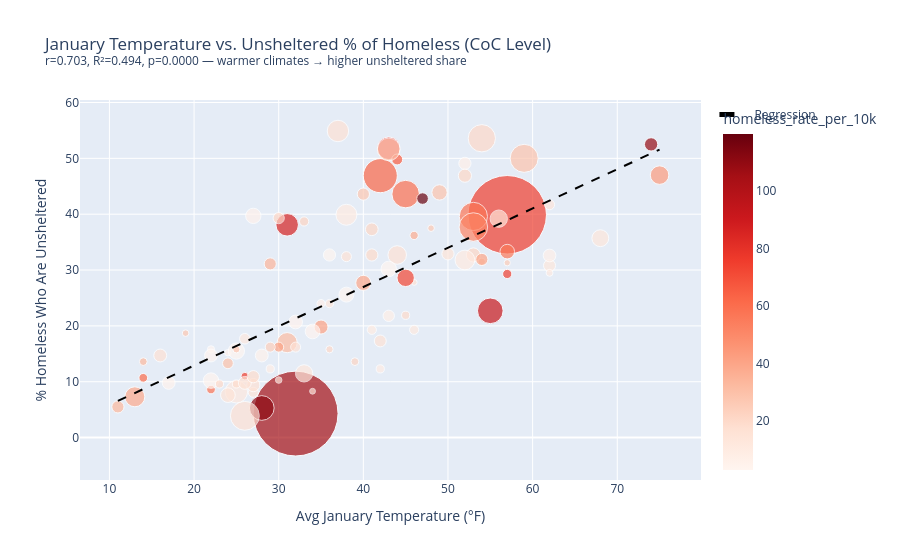

Source (notebook cell):
### Code cell
slope, intercept, r, p, se = stats.linregress(df['jan_temp_f'], df['unsheltered_pct'])
r2 = r ** 2
print(f'Jan temp vs unsheltered %: r={r:.3f}, R²={r2:.3f}, p={p:.4f}')

x_range = [df['jan_temp_f'].min(), df['jan_temp_f'].max()]
y_range = [slope * x + intercept for x in x_range]

fig = px.scatter(
    df, x='jan_temp_f', y='unsheltered_pct',
    size='total_homeless',
    color='homeless_rate_per_10k', color_continuous_scale='Reds',
    hover_name='coc_name',
    hover_data={'state_postal': True, 'jan_temp_f': ':.0f', 'unsheltered_pct': ':.1f', 'total_homeless': ':,', 'homeless_rate_per_10k': ':.1f'},
    title=f'January Temperature vs. Unsheltered % of Homeless (CoC Level)<br><sup>r={r:.3f}, R²={r2:.3f}, p={p:.4f} — warmer climates → higher unsheltered share</sup>',
    labels={'jan_temp_f': 'Avg January Temperature (°F)', 'unsheltered_pct': '% Homeless Who Are Unsheltered'},
    size_max=60,
)
fig.add_trace(go.Scatter(x=x_range, y=y_range, mode='lines', name='Regression', line=dict(color='black', dash='dash')))
fig.show()

### Figure 1 — Plotly figure (JSON) as saved in the notebook; plotly's stock layout.template omitted (floating-point values rounded to 4 significant figures; data arrays with more than 128 entries replaced by an {"elided": "..."} marker saying what was removed)
{"data": [{"customdata": {"elided": "101x3 mixed values"}, "hovertemplate": "<b>%{hovertext}</b><br><br>Avg January Temperature (°F)=%{x:.0f}<br>% Homeless Who Are Unsheltered=%{y:.1f}<br>total_homeless=%{customdata[1]:,}<br>state_postal=%{customdata[0]}<br>homeless_rate_per_10k=%{marker.color:.1f}<extra></extra>", "hovertext": ["Los Angeles City & County CoC", "San Diego City & County CoC", "Sacramento City & County CoC", "Oakland, Berkeley/Alameda County CoC", "San Francisco CoC", "Fresno City & County CoC", "Pasadena CoC", "Humboldt County CoC", "Contra Costa County CoC", "Yolo County CoC", "Long Beach CoC", "Glendale CoC", "San Jose/Santa Clara City & County CoC", "Riverside City & County CoC", "New York City CoC", "Syracuse, Auburn/Onondaga, Oswego Counties CoC", "Nassau, Suffolk Counties CoC", "Rockland County CoC", "Schenectady City & County CoC", "Seattle/King County CoC", "Washington Balance of State CoC", "Spokane City & County CoC", "Tacoma/Lakewood/Pierce County CoC", "Portland/Multnomah County CoC", "Oregon Balance of State CoC", "Medford/Ashland/Jackson County CoC", "Houston/Harris County CoC", "Dallas City & County CoC", "Fort Worth/Arlington/Tarrant County CoC", "Austin/Travis County CoC", "Waco/McLennan County CoC", "Sarasota/Bradenton/Manatee, Sarasota Counties CoC", "Tampa/Hillsborough County CoC", "Orlando/Orange, Osceola, Seminole Counties CoC", "Pasco County CoC", "Miami/Dade County CoC", "Metropolitan Denver CoC", "Colorado Balance of State CoC", "Colorado Springs/El Paso County CoC", "Boston CoC", "Massachusetts Balance of State CoC", "Lynn CoC", "Phoenix/Mesa/Maricopa County CoC", "Arizona Balance of State CoC", "Tucson/Pima County CoC", "Chicago CoC", "Illinois Balance of State CoC", "DuPage County CoC", "Minneapolis/Hennepin County CoC", "Saint Paul/Ramsey County CoC", "Rochester/Southeast Minnesota CoC", "Philadelphia CoC", "Pittsburgh/Allegheny County CoC", "Pennsylvania Balance of State CoC", "Atlanta CoC", "Georgia Balance of State CoC", "Las Vegas/Clark County CoC", "Reno/Sparks/Washoe County CoC", "Detroit CoC", "Dearborn/Dearborn Heights/Westland/Wayne County CoC", "Flint/Genesee County CoC", "Cincinnati/Hamilton County CoC", "Toledo/Lucas County CoC", "Columbus/Franklin County CoC", "Youngstown/Mahoning County CoC", "Cleveland/Cuyahoga County CoC", "Baltimore CoC", "Maryland Balance of State CoC", "Roanoke City & County/Salem CoC", "Newport News/Hampton/Virginia Beach CoC", "Arlington County CoC", "Virginia Balance of State CoC", "Raleigh/Wake County CoC", "Charlotte/Mecklenburg County CoC", "Durham County CoC", "North Carolina Balance of State CoC", "Hawaii Balance of State CoC", "Honolulu CoC", "Indianapolis CoC", "Indiana Balance of State CoC", "Nashville/Davidson County CoC", "Memphis/Shelby County CoC", "Tennessee Balance of State CoC", "St. Louis City CoC", "St. Louis County CoC", "Kansas City CoC", "Lafayette/Acadiana CoC", "New Orleans/Jefferson Parish CoC", "Monroe/Northeast Louisiana CoC", "Wisconsin Balance of State CoC", "Racine City & County CoC", "Albuquerque CoC", "New Mexico Balance of State CoC", "Oklahoma City CoC", "Tulsa City & County CoC", "Louisville/Jefferson County CoC", "Kentucky Balance of State CoC", "Columbia/Midlands CoC", "Greenville/Anderson/Spartanburg CoC", "Maine Balance of State CoC", "Bangor/Penobscot County CoC"], "legendgroup": "", "marker": {"color": [75.21, 28.83, 59.17, 57.94, 91.94, 28.55, 74.84, 119.9, 20.96, 37.61, 55.7, 24.73, 51.51, 15.04, 105.6, 29.6, 12.9, 15.43, 57.88, 62.52, 9.84, 34.26, 21.37, 77.47, 16.41, 65.72, 10.02, 16.11, 7.49, 14.26, 16.49, 13.46, 12.21, 7.03, 10.39, 12.78, 86.62, 5.61, 21.06, 111.0, 16.1, 75.5, 20.36, 6.38, 20.5, 11.92, 3.95, 5.5, 38.17, 33.47, 32.93, 31.58, 11.31, 3.18, 72.22, 3.06, 27.63, 21.93, 15.14, 3.64, 19.96, 14.86, 18.85, 16.12, 27.62, 16.08, 41.18, 4.15, 20.24, 9.08, 17.26, 3.5, 9.16, 15.54, 22.21, 3.32, 108.9, 43.22, 19.01, 3.47, 39.28, 19.73, 3.34, 40.92, 8.09, 24.29, 26.41, 39.75, 26.7, 4.41, 27.06, 27.06, 6.19, 15.51, 12.85, 15.94, 5.44, 19.51, 11.0, 16.7, 60.62], "coloraxis": "coloraxis", "size": [75312, 9626, 9278, 9747, 8035, 2894, 1038, 1634, 2444, 837, 2600, 486, 9974, 3673, 88025, 1423, 3655, 522, 912, 14190, 5384, 1791, 1968, 6297, 5624, 1463, 4741, 4210, 1578, 1840, 432, 1258, 1782, 1980, 584, 3472, 6198, 2874, 1538, 7498, 10234, 712, 9129, 1834, 2134, 6139, 2934, 512, 4892, 1834, 734, 4978, 1378, 3234, 3689, 2912, 6263, 1034, 2634, 634, 812, 1234, 812, 2134, 634, 2034, 2412, 2312, 634, 812, 412, 2634, 1034, 1734, 734, 2734, 2178, 4212, 1834, 2034, 2812, 1834, 1834, 1234, 812, 1234, 634, 1812, 534, 2034, 534, 1834, 834, 1234, 834, 1234, 2034, 812, 1034, 2034, 934], "sizemode": "area", "sizeref": 24.45, "symbol": "circle"}, "mode": "markers", "name": "", "orientation": "v", "showlegend": false, "type": "scatter", "x": [57, 59, 45, 53, 55, 49, 57, 47, 53, 46, 57, 57, 53, 56, 32, 24, 33, 30, 22, 42, 38, 29, 41, 43, 37, 44, 52, 44, 43, 50, 46, 62, 62, 62, 62, 68, 31, 27, 30, 28, 26, 26, 54, 52, 52, 25, 22, 24, 13, 11, 14, 31, 26, 25, 45, 43, 43, 33, 24, 22, 23, 27, 25, 27, 25, 26, 35, 32, 36, 42, 34, 34, 41, 42, 39, 38, 74, 75, 27, 22, 40, 41, 36, 30, 29, 29, 54, 54, 48, 17, 19, 40, 35, 38, 36, 32, 28, 45, 46, 16, 14], "xaxis": "x", "y": [39.9, 50.0, 43.6, 39.6, 22.7, 43.9, 29.3, 42.8, 32.7, 36.2, 33.3, 31.3, 37.7, 39.2, 4.3, 13.3, 11.5, 10.3, 8.6, 46.9, 39.9, 31.1, 37.3, 51.8, 54.9, 49.8, 31.8, 32.7, 21.8, 32.9, 27.8, 41.7, 30.8, 32.6, 29.5, 35.7, 38.1, 39.7, 39.3, 5.3, 3.9, 11.0, 53.6, 49.1, 46.9, 8.2, 10.2, 15.2, 7.3, 5.5, 13.6, 17.0, 17.7, 15.5, 28.6, 30.2, 51.6, 38.7, 7.6, 15.8, 9.6, 8.1, 9.6, 9.4, 15.8, 9.8, 19.8, 20.7, 15.8, 12.3, 8.3, 19.0, 19.3, 17.3, 13.6, 25.6, 52.5, 47.0, 10.9, 14.7, 27.7, 32.7, 32.7, 16.2, 12.3, 16.2, 31.5, 31.9, 37.5, 9.8, 18.7, 43.6, 24.0, 32.4, 24.0, 16.2, 14.7, 21.9, 19.3, 14.7, 10.7], "yaxis": "y"}, {"line": {"color": "black", "dash": "dash"}, "mode": "lines", "name": "Regression", "type": "scatter", "x": [11, 75], "y": [6.575, 51.57]}], "layout": {"coloraxis": {"colorbar": {"title": {"text": "homeless_rate_per_10k"}}, "colorscale": [[0.0, "rgb(255,245,240)"], [0.125, "rgb(254,224,210)"], [0.25, "rgb(252,187,161)"], [0.375, "rgb(252,146,114)"], [0.5, "rgb(251,106,74)"], [0.625, "rgb(239,59,44)"], [0.75, "rgb(203,24,29)"], [0.875, "rgb(165,15,21)"], [1.0, "rgb(103,0,13)"]]}, "legend": {"itemsizing": "constant", "tracegroupgap": 0}, "title": {"text": "January Temperature vs. Unsheltered % of Homeless (CoC Level)<br><sup>r=0.703, R²=0.494, p=0.0000 — warmer climates → higher unsheltered share</sup>"}, "xaxis": {"anchor": "y", "domain": [0.0, 1.0], "title": {"text": "Avg January Temperature (°F)"}}, "yaxis": {"anchor": "x", "domain": [0.0, 1.0], "title": {"text": "% Homeless Who Are Unsheltered"}}}}
